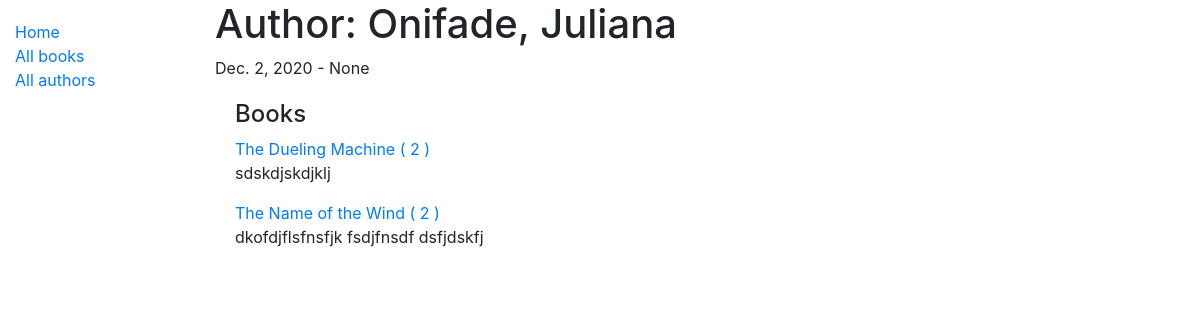
/catalog/author/2, run on the app's committed database.
### catalog/models.py (models this page shows, shortened)
class Author(models.Model):
    first_name = models.CharField(max_length=100)
    last_name = models.CharField(max_length=100)
    date_of_birth = models.DateField(null=True, blank=True)
    date_of_death = models.DateField('Died', null=True, blank=True)
    class Meta:
        ordering = ['last_name', 'first_name']

class Book(models.Model):
    title = models.CharField(max_length=200)
    author = models.ForeignKey('Author', on_delete=models.SET_NULL, null=True)
    summary = models.TextField(max_length=1000, help_text='Enter a brief description of the book')
    isbn = models.CharField('ISBN', max_length=13, unique=True,
                            help_text='13 Character <a href="https://www.isbn-international.org/content/what-isbn">ISBN number</a>')
    genre = models.ManyToManyField(Genre, help_text='Select a genre for this book')
    language = models.ForeignKey('Language', on_delete=models.SET_NULL, null=True)
    def get_absolute_url(self):
        return reverse('book-detail', args=[str(self.id)])
    def display_genre(self):
        """Create a string for the Genre. This is required to display genre in Admin."""
        return ', '.join(genre.name for genre in self.genre.all()[:3])
    display_genre.short_description = 'Genre'

### catalog/views.py (the view)
# urls.py: path('author/<int:pk>', views.AuthorDetailView.as_view(), name='author-detail')
class AuthorDetailView(generic.DetailView):
    model = Author

### catalog/templates/catalog/author_detail.html
{% extends 'base_generic.html' %}
{% block content %}
  <h1>Author: {{ author.first_name}}, {{ author.last_name }}</h1>
  <p>{{ author.date_of_birth }} - {{ author.date_of_death}}</p>
  <div style="margin-left:20px;margin-top:20px">
    <h4>Books</h4>
    {% for copy in author.book_set.all %}
      <a href="{{ copy.get_absolute_url }}">{{ copy.title }} ( {{ copy.bookinstance_set.all.count }} )</a>
      <p> {{ copy.summary }} </p>
    {% endfor %}
  </div>
{% endblock %}

### data on the page
Author: first_name "Onifade", last_name "Juliana", date_of_birth "Dec. 2, 2020", date_of_death "None"
Book: title "The Dueling Machine", bookinstance_set.all.count "2", summary "sdskdjskdjklj"
Book: title "The Name of the Wind", bookinstance_set.all.count "2", summary "dkofdjflsfnsfjk fsdjfnsdf dsfjdskfj"
